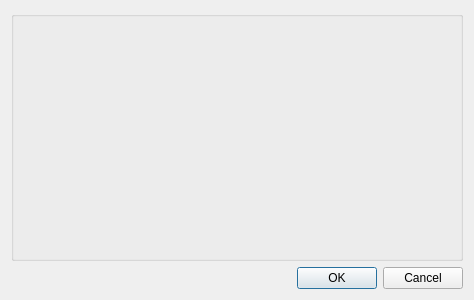
<?xml version="1.0" encoding="UTF-8"?>
<ui version="4.0">
 <class>Dialog</class>
 <widget class="QDialog" name="Dialog">
  <property name="geometry">
   <rect>
    <x>0</x>
    <y>0</y>
    <width>474</width>
    <height>300</height>
   </rect>
  </property>
  <property name="windowTitle">
   <string>Dialog</string>
  </property>
  <layout class="QVBoxLayout" name="verticalLayout">
   <item>
    <widget class="QgsExtentGroupBox" name="extent_groupbox">
     <property name="collapsed">
      <bool>false</bool>
     </property>
    </widget>
   </item>
   <item>
    <widget class="QDialogButtonBox" name="buttonBox">
     <property name="orientation">
      <enum>Qt::Horizontal</enum>
     </property>
     <property name="standardButtons">
      <set>QDialogButtonBox::Cancel|QDialogButtonBox::Ok</set>
     </property>
    </widget>
   </item>
  </layout>
 </widget>
 <customwidgets>
  <customwidget>
   <class>QgsCollapsibleGroupBox</class>
   <extends>QGroupBox</extends>
   <header>qgscollapsiblegroupbox.h</header>
   <container>1</container>
  </customwidget>
  <customwidget>
   <class>QgsExtentGroupBox</class>
   <extends>QgsCollapsibleGroupBox</extends>
   <header>qgsextentgroupbox.h</header>
   <container>1</container>
  </customwidget>
 </customwidgets>
 <resources/>
 <connections>
  <connection>
   <sender>buttonBox</sender>
   <signal>accepted()</signal>
   <receiver>Dialog</receiver>
   <slot>accept()</slot>
   <hints>
    <hint type="sourcelabel">
     <x>248</x>
     <y>254</y>
    </hint>
    <hint type="destinationlabel">
     <x>157</x>
     <y>274</y>
    </hint>
   </hints>
  </connection>
  <connection>
   <sender>buttonBox</sender>
   <signal>rejected()</signal>
   <receiver>Dialog</receiver>
   <slot>reject()</slot>
   <hints>
    <hint type="sourcelabel">
     <x>316</x>
     <y>260</y>
    </hint>
    <hint type="destinationlabel">
     <x>286</x>
     <y>274</y>
    </hint>
   </hints>
  </connection>
 </connections>
</ui>
